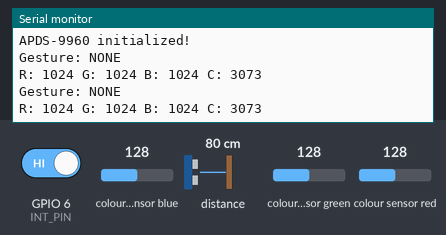
Recording of a sketch running on a simulated ESP32-S3. On the bench: the last lines printed to the serial monitor. The inputs (shaded band) are chosen by the test bench; at power-on: GPIO 6 (INT_PIN) HIGH, colour sensor blue 128, distance to the obstacle 80 cm, colour sensor green 128, colour sensor red 128.

Above: at 1.9 s.
2.0 s: GPIO 6 (INT_PIN) driven LOW
4.6 s: colour sensor blue set to 5
At 5.9 s:
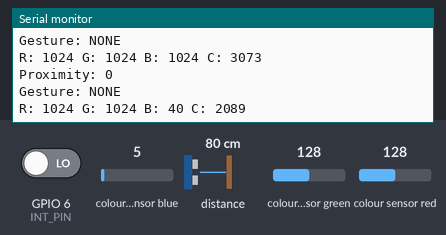
6.1 s: distance to the obstacle set to 2 cm
At 7.2 s:
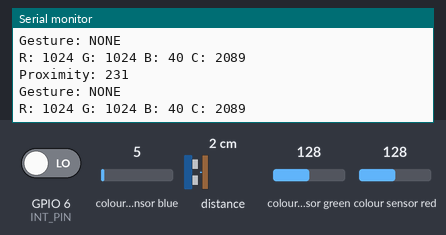
7.6 s: colour sensor green set to 5
At 8.9 s:
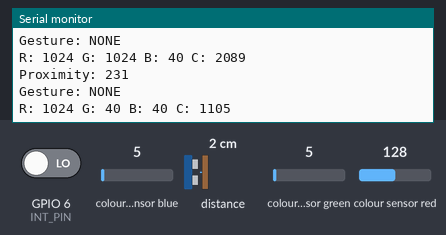
9.1 s: colour sensor red set to 5
At 10.0 s:
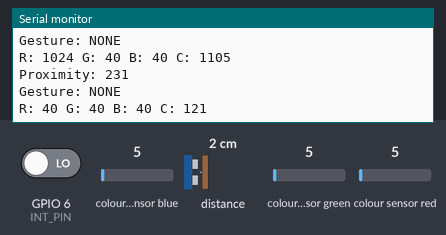
Timing chart, 0 to 11.6 s (numbered marks = the images above; inputs shaded):
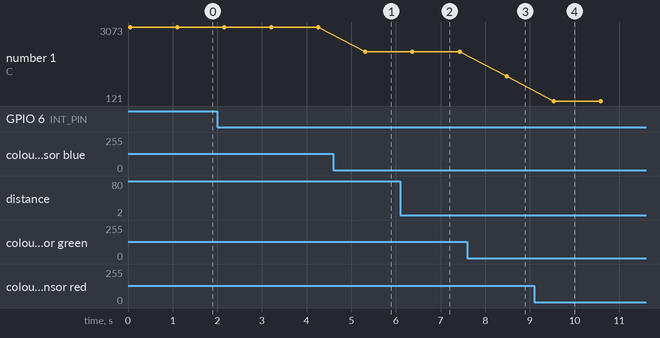

The sketch:

ADPS9960_Proximit_and_Gesture_Sensor.ino
```cpp
#include <Wire.h>
#include <Adafruit_APDS9960.h>

#define SDA_PIN 2
#define SCL_PIN 4
#define INT_PIN 6

Adafruit_APDS9960 apds;

void setup() {
  Serial.begin(115200);
  while (!Serial) delay(10);

  Serial.println("Starting APDS9960");

  Wire.begin(SDA_PIN, SCL_PIN);

  if (!apds.begin()) {
    Serial.println("Failed to initialize APDS-9960!");
    while (1);
  }
  Serial.println("APDS-9960 initialized!");

  apds.enableProximity(true);
  apds.setProximityInterruptThreshold(0, 175);
  apds.enableProximityInterrupt();

  apds.enableGesture(true);
  apds.enableColor(true);
}

void loop() {
//------------------------ PROXIMITY ------------------------
  if(!digitalRead(INT_PIN)) {
    uint8_t proximity = apds.readProximity();
    Serial.print("Proximity: ");
    Serial.println(proximity);

    apds.clearInterrupt();
  }

//------------------------- GESTURE -------------------------
  uint8_t gesture = apds.readGesture();
  switch (gesture) {
    case APDS9960_UP: Serial.println("Gesture: UP"); break;
    case APDS9960_DOWN: Serial.println("Gesture: DOWN"); break;
    case APDS9960_LEFT: Serial.println("Gesture: LEFT"); break;
    case APDS9960_RIGHT: Serial.println("Gesture: RIGHT"); break;
    default: Serial.println("Gesture: NONE"); break;
  }

//-------------------------- COLOR --------------------------
  uint16_t r, g, b, c;


  apds.getColorData(&r, &g, &b, &c);
  Serial.print("R: "); Serial.print(r);
  Serial.print(" G: "); Serial.print(g);
  Serial.print(" B: "); Serial.print(b);
  Serial.print(" C: "); Serial.println(c);

  delay(1000);
}
```

Measured:
- after the input at 4.6 s, the serial monitor: prints a new line after 0.72 s (image 1)
- after the input at 6.1 s, the serial monitor: prints a new line after 0.22 s (image 2)
- after the input at 7.6 s, the serial monitor: prints a new line after 0.88 s (image 3)
- after the input at 9.1 s, the serial monitor: prints a new line after 0.43 s (image 4)
- plotted number 1: 3073 → 2089 after the input at 4.6 s, 2089 → 1105 after the input at 7.6 s, 1105 → 121 after the input at 9.1 s
